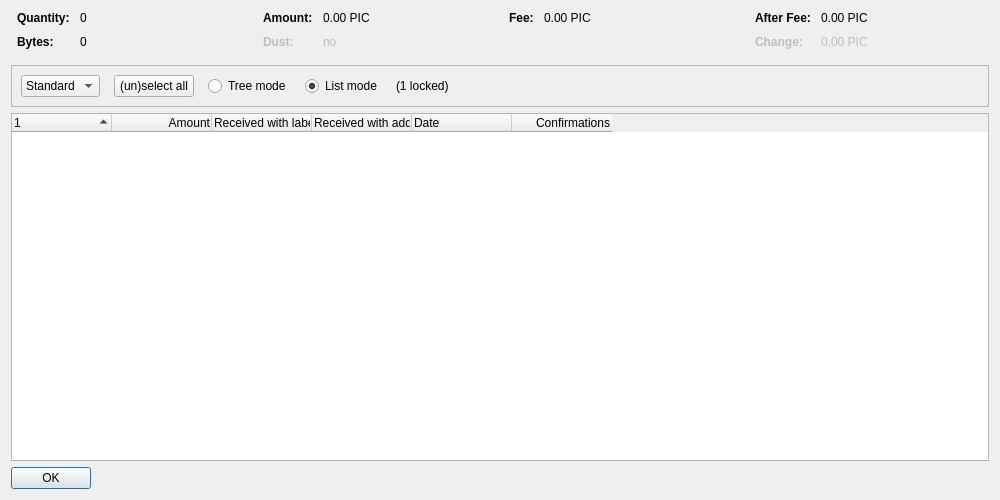
<?xml version="1.0" encoding="UTF-8"?>
<ui version="4.0">
 <class>CoinControlDialog</class>
 <widget class="QDialog" name="CoinControlDialog">
  <property name="geometry">
   <rect>
    <x>0</x>
    <y>0</y>
    <width>1000</width>
    <height>500</height>
   </rect>
  </property>
  <property name="windowTitle">
   <string>Coin Selection</string>
  </property>
  <layout class="QVBoxLayout" name="verticalLayout">
   <item>
    <layout class="QHBoxLayout" name="horizontalLayoutTop" stretch="0,0,0,0">
     <property name="topMargin">
      <number>0</number>
     </property>
     <property name="bottomMargin">
      <number>10</number>
     </property>
     <item>
      <layout class="QFormLayout" name="formLayoutCoinControl1">
       <property name="horizontalSpacing">
        <number>10</number>
       </property>
       <property name="verticalSpacing">
        <number>10</number>
       </property>
       <property name="leftMargin">
        <number>6</number>
       </property>
       <property name="rightMargin">
        <number>6</number>
       </property>
       <item row="0" column="0">
        <widget class="QLabel" name="labelCoinControlQuantityText">
         <property name="font">
          <font>
           <weight>75</weight>
           <bold>true</bold>
          </font>
         </property>
         <property name="text">
          <string>Quantity:</string>
         </property>
        </widget>
       </item>
       <item row="0" column="1">
        <widget class="QLabel" name="labelCoinControlQuantity">
         <property name="cursor">
          <cursorShape>IBeamCursor</cursorShape>
         </property>
         <property name="contextMenuPolicy">
          <enum>Qt::ActionsContextMenu</enum>
         </property>
         <property name="text">
          <string notr="true">0</string>
         </property>
         <property name="textInteractionFlags">
          <set>Qt::LinksAccessibleByMouse|Qt::TextSelectableByKeyboard|Qt::TextSelectableByMouse</set>
         </property>
        </widget>
       </item>
       <item row="1" column="0">
        <widget class="QLabel" name="labelCoinControlBytesText">
         <property name="font">
          <font>
           <weight>75</weight>
           <bold>true</bold>
          </font>
         </property>
         <property name="text">
          <string>Bytes:</string>
         </property>
        </widget>
       </item>
       <item row="1" column="1">
        <widget class="QLabel" name="labelCoinControlBytes">
         <property name="cursor">
          <cursorShape>IBeamCursor</cursorShape>
         </property>
         <property name="contextMenuPolicy">
          <enum>Qt::ActionsContextMenu</enum>
         </property>
         <property name="text">
          <string notr="true">0</string>
         </property>
         <property name="textInteractionFlags">
          <set>Qt::LinksAccessibleByMouse|Qt::TextSelectableByKeyboard|Qt::TextSelectableByMouse</set>
         </property>
        </widget>
       </item>
      </layout>
     </item>
     <item>
      <layout class="QFormLayout" name="formLayoutCoinControl2">
       <property name="horizontalSpacing">
        <number>10</number>
       </property>
       <property name="verticalSpacing">
        <number>10</number>
       </property>
       <property name="leftMargin">
        <number>6</number>
       </property>
       <property name="rightMargin">
        <number>6</number>
       </property>
       <item row="0" column="0">
        <widget class="QLabel" name="labelCoinControlAmountText">
         <property name="font">
          <font>
           <weight>75</weight>
           <bold>true</bold>
          </font>
         </property>
         <property name="text">
          <string>Amount:</string>
         </property>
        </widget>
       </item>
       <item row="0" column="1">
        <widget class="QLabel" name="labelCoinControlAmount">
         <property name="cursor">
          <cursorShape>IBeamCursor</cursorShape>
         </property>
         <property name="contextMenuPolicy">
          <enum>Qt::ActionsContextMenu</enum>
         </property>
         <property name="text">
          <string notr="true">0.00 PIC</string>
         </property>
         <property name="textInteractionFlags">
          <set>Qt::LinksAccessibleByMouse|Qt::TextSelectableByKeyboard|Qt::TextSelectableByMouse</set>
         </property>
        </widget>
       </item>
       <item row="1" column="0">
        <widget class="QLabel" name="labelCoinControlLowOutputText">
         <property name="enabled">
          <bool>false</bool>
         </property>
         <property name="font">
          <font>
           <weight>75</weight>
           <bold>true</bold>
          </font>
         </property>
         <property name="text">
          <string>Dust:</string>
         </property>
        </widget>
       </item>
       <item row="1" column="1">
        <widget class="QLabel" name="labelCoinControlLowOutput">
         <property name="enabled">
          <bool>false</bool>
         </property>
         <property name="cursor">
          <cursorShape>IBeamCursor</cursorShape>
         </property>
         <property name="contextMenuPolicy">
          <enum>Qt::ActionsContextMenu</enum>
         </property>
         <property name="text">
          <string notr="true">no</string>
         </property>
         <property name="textInteractionFlags">
          <set>Qt::LinksAccessibleByMouse|Qt::TextSelectableByKeyboard|Qt::TextSelectableByMouse</set>
         </property>
        </widget>
       </item>
      </layout>
     </item>
     <item>
      <layout class="QFormLayout" name="formLayoutCoinControl3">
       <property name="horizontalSpacing">
        <number>10</number>
       </property>
       <property name="verticalSpacing">
        <number>10</number>
       </property>
       <property name="leftMargin">
        <number>6</number>
       </property>
       <property name="rightMargin">
        <number>6</number>
       </property>
       <item row="0" column="0">
        <widget class="QLabel" name="labelCoinControlFeeText">
         <property name="font">
          <font>
           <weight>75</weight>
           <bold>true</bold>
          </font>
         </property>
         <property name="text">
          <string>Fee:</string>
         </property>
        </widget>
       </item>
       <item row="0" column="1">
        <widget class="QLabel" name="labelCoinControlFee">
         <property name="cursor">
          <cursorShape>IBeamCursor</cursorShape>
         </property>
         <property name="contextMenuPolicy">
          <enum>Qt::ActionsContextMenu</enum>
         </property>
         <property name="text">
          <string notr="true">0.00 PIC</string>
         </property>
         <property name="textInteractionFlags">
          <set>Qt::LinksAccessibleByMouse|Qt::TextSelectableByKeyboard|Qt::TextSelectableByMouse</set>
         </property>
        </widget>
       </item>
      </layout>
     </item>
     <item>
      <layout class="QFormLayout" name="formLayoutCoinControl4">
       <property name="horizontalSpacing">
        <number>10</number>
       </property>
       <property name="verticalSpacing">
        <number>10</number>
       </property>
       <property name="leftMargin">
        <number>6</number>
       </property>
       <property name="rightMargin">
        <number>6</number>
       </property>
       <item row="0" column="0">
        <widget class="QLabel" name="labelCoinControlAfterFeeText">
         <property name="font">
          <font>
           <weight>75</weight>
           <bold>true</bold>
          </font>
         </property>
         <property name="text">
          <string>After Fee:</string>
         </property>
        </widget>
       </item>
       <item row="0" column="1">
        <widget class="QLabel" name="labelCoinControlAfterFee">
         <property name="cursor">
          <cursorShape>IBeamCursor</cursorShape>
         </property>
         <property name="contextMenuPolicy">
          <enum>Qt::ActionsContextMenu</enum>
         </property>
         <property name="text">
          <string notr="true">0.00 PIC</string>
         </property>
         <property name="textInteractionFlags">
          <set>Qt::LinksAccessibleByMouse|Qt::TextSelectableByKeyboard|Qt::TextSelectableByMouse</set>
         </property>
        </widget>
       </item>
       <item row="1" column="0">
        <widget class="QLabel" name="labelCoinControlChangeText">
         <property name="enabled">
          <bool>false</bool>
         </property>
         <property name="font">
          <font>
           <weight>75</weight>
           <bold>true</bold>
          </font>
         </property>
         <property name="text">
          <string>Change:</string>
         </property>
        </widget>
       </item>
       <item row="1" column="1">
        <widget class="QLabel" name="labelCoinControlChange">
         <property name="enabled">
          <bool>false</bool>
         </property>
         <property name="cursor">
          <cursorShape>IBeamCursor</cursorShape>
         </property>
         <property name="contextMenuPolicy">
          <enum>Qt::ActionsContextMenu</enum>
         </property>
         <property name="text">
          <string notr="true">0.00 PIC</string>
         </property>
         <property name="textInteractionFlags">
          <set>Qt::LinksAccessibleByMouse|Qt::TextSelectableByKeyboard|Qt::TextSelectableByMouse</set>
         </property>
        </widget>
       </item>
      </layout>
     </item>
    </layout>
   </item>
   <item>
    <widget class="QFrame" name="frame">
     <property name="minimumSize">
      <size>
       <width>0</width>
       <height>40</height>
      </size>
     </property>
     <property name="frameShape">
      <enum>QFrame::StyledPanel</enum>
     </property>
     <property name="frameShadow">
      <enum>QFrame::Sunken</enum>
     </property>
     <layout class="QHBoxLayout" name="horizontalLayout">
      <item>
       <layout class="QHBoxLayout" name="horizontalLayoutPanel" stretch="0,0,0,0,0,0">
        <property name="spacing">
         <number>14</number>
        </property>
        <item>
         <widget class="QComboBox" name="cbxType">
          <item>
           <property name="text">
            <string>Standard</string>
           </property>
          </item>
          <item>
           <property name="text">
            <string>Blind</string>
           </property>
          </item>
          <item>
           <property name="text">
            <string>Anon</string>
           </property>
          </item>
         </widget>
        </item>
        <item>
         <widget class="QPushButton" name="pushButtonSelectAll">
          <property name="sizePolicy">
           <sizepolicy hsizetype="Maximum" vsizetype="Fixed">
            <horstretch>0</horstretch>
            <verstretch>0</verstretch>
           </sizepolicy>
          </property>
          <property name="text">
           <string>(un)select all</string>
          </property>
          <property name="autoDefault">
           <bool>false</bool>
          </property>
         </widget>
        </item>
        <item>
         <widget class="QRadioButton" name="radioTreeMode">
          <property name="sizePolicy">
           <sizepolicy hsizetype="Maximum" vsizetype="Fixed">
            <horstretch>0</horstretch>
            <verstretch>0</verstretch>
           </sizepolicy>
          </property>
          <property name="text">
           <string>Tree mode</string>
          </property>
         </widget>
        </item>
        <item>
         <widget class="QRadioButton" name="radioListMode">
          <property name="sizePolicy">
           <sizepolicy hsizetype="Maximum" vsizetype="Fixed">
            <horstretch>0</horstretch>
            <verstretch>0</verstretch>
           </sizepolicy>
          </property>
          <property name="text">
           <string>List mode</string>
          </property>
          <property name="checked">
           <bool>true</bool>
          </property>
         </widget>
        </item>
        <item>
         <widget class="QLabel" name="labelLocked">
          <property name="text">
           <string notr="true">(1 locked)</string>
          </property>
         </widget>
        </item>
        <item>
         <spacer name="horizontalSpacer">
          <property name="orientation">
           <enum>Qt::Horizontal</enum>
          </property>
          <property name="sizeHint" stdset="0">
           <size>
            <width>40</width>
            <height>20</height>
           </size>
          </property>
         </spacer>
        </item>
       </layout>
      </item>
     </layout>
    </widget>
   </item>
   <item>
    <widget class="CoinControlTreeWidget" name="treeWidget">
     <property name="contextMenuPolicy">
      <enum>Qt::CustomContextMenu</enum>
     </property>
     <property name="sortingEnabled">
      <bool>false</bool>
     </property>
     <property name="columnCount">
      <number>6</number>
     </property>
     <attribute name="headerShowSortIndicator" stdset="0">
      <bool>true</bool>
     </attribute>
     <attribute name="headerStretchLastSection">
      <bool>false</bool>
     </attribute>
     <column>
      <property name="text">
       <string/>
      </property>
     </column>
     <column>
      <property name="text">
       <string>Amount</string>
      </property>
      <property name="textAlignment">
       <set>AlignTrailing|AlignVCenter</set>
      </property>
     </column>
     <column>
      <property name="text">
       <string>Received with label</string>
      </property>
     </column>
     <column>
      <property name="text">
       <string>Received with address</string>
      </property>
     </column>
     <column>
      <property name="text">
       <string>Date</string>
      </property>
     </column>
     <column>
      <property name="text">
       <string>Confirmations</string>
      </property>
      <property name="toolTip">
       <string>Confirmed</string>
      </property>
      <property name="textAlignment">
       <set>AlignTrailing|AlignVCenter</set>
      </property>
     </column>
     <column>
      <property name="text">
       <string/>
      </property>
     </column>
     <column>
      <property name="text">
       <string/>
      </property>
     </column>
     <column>
      <property name="text">
       <string/>
      </property>
     </column>
     <column>
      <property name="text">
       <string/>
      </property>
     </column>
    </widget>
   </item>
   <item>
    <widget class="QDialogButtonBox" name="buttonBox">
     <property name="sizePolicy">
      <sizepolicy hsizetype="Maximum" vsizetype="Fixed">
       <horstretch>0</horstretch>
       <verstretch>0</verstretch>
      </sizepolicy>
     </property>
     <property name="orientation">
      <enum>Qt::Horizontal</enum>
     </property>
     <property name="standardButtons">
      <set>QDialogButtonBox::Ok</set>
     </property>
    </widget>
   </item>
  </layout>
 </widget>
 <customwidgets>
  <customwidget>
   <class>CoinControlTreeWidget</class>
   <extends>QTreeWidget</extends>
   <header>qt/coincontroltreewidget.h</header>
  </customwidget>
 </customwidgets>
 <resources/>
 <connections/>
</ui>
